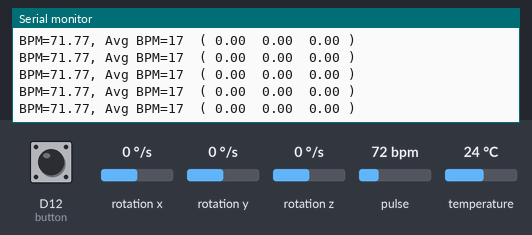
Bench run of a sketch on a simulated Arduino Nano 33 IoT. Parts: the last lines printed to the serial monitor. Inputs (shaded band) come from the test bench; at power-on: D12 (button) HIGH, rotation x 0 °/s, rotation y 0 °/s, rotation z 0 °/s, pulse 72 bpm, temperature 24 °C. WiFi joins after 1.5 s; servers stay silent unless stated; uploads are accepted with an empty reply.

Above: at 12.7 s.
12.8 s: D12 (button) pulled LOW for 0.15 s
At 14.2 s:
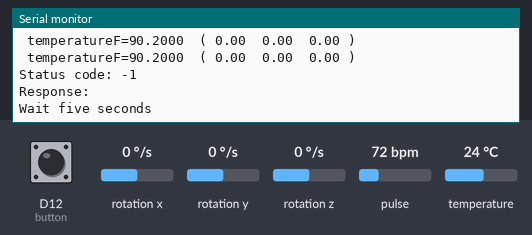
14.5 s: rotation x set to -192 °/s
16.0 s: rotation y set to -192 °/s
19.0 s: D12 (button) pulled LOW for 1 s
At 19.19 s:
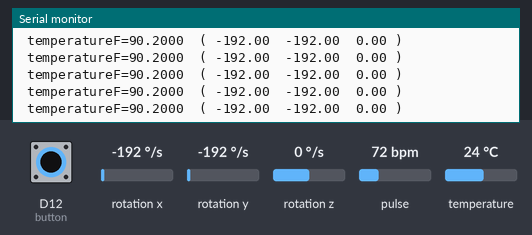
21.5 s: rotation x set to 100 °/s
At 22.5 s:
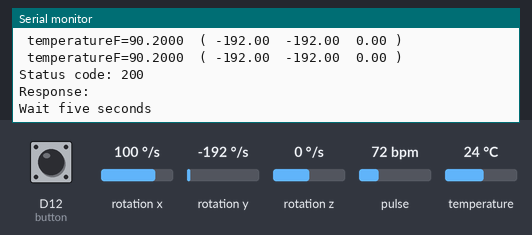
24.5 s: rotation z set to -192 °/s
At 25.4 s:
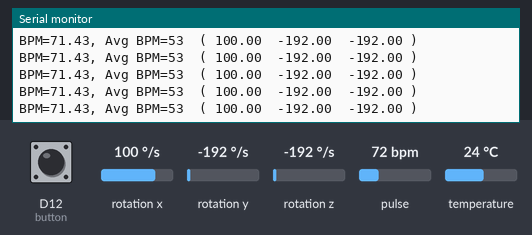
Timing chart, 0 to 27.0 s (numbered marks = the images above; inputs shaded):
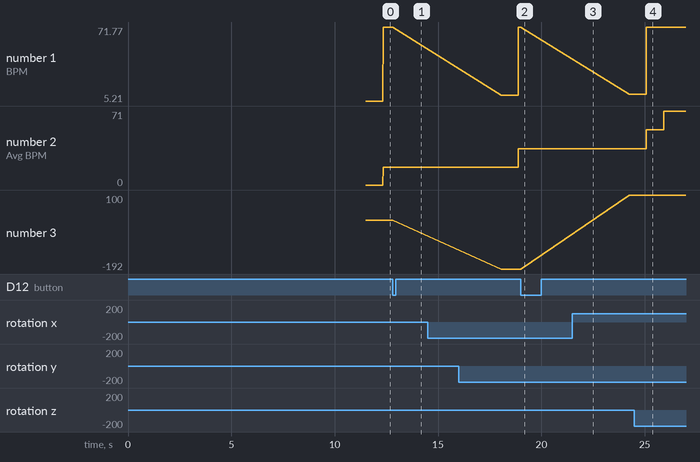

Measured:
- after the input at 12.8 s, the serial monitor: prints a new line at once (image 1)
- after the input at 19.0 s, the serial monitor: prints a new line at once (image 2)
- after the input at 24.5 s, the serial monitor: prints a new line at once (image 4)
- plotted number 1: 71.77 → 71.43 after the input at 16.0 s, 11.19 → 71.34 after the input at 24.5 s
- plotted number 3: -192 → 100 after the input at 21.5 s

The sketch:

justTimePass.ino
```cpp
#include <Wire.h>
#include "MAX30105.h"
#include <Arduino_LSM6DS3.h>
#include "heartRate.h"
#include <WiFiNINA.h>
#include <ArduinoHttpClient.h>
MAX30105 particleSensor;

// for wifi setup
// please enter your sensitive data in the Secret tab
char ssid[] = "Redmi Note 9 Pro"; // your network SSID (name)
char pass[] = "#6618AC19";   // your network password (use for WPA, or use as key for WEP)
int status = WL_IDLE_STATUS; // the Wi-Fi radio's status
int ledState = LOW;          // ledState used to set the LED

// playing with the server
char serverAddress[] = "192.168.97.1"; // server address
int port = 3000;
String route = "/";

WiFiClient wifi;
HttpClient client = HttpClient(wifi, serverAddress, port);

String contentType = "application/x-www-form-urlencoded";
String postData;

//for fall detection
bool fall = false;
float x, y, z;


// --------------------------------------------------------------------------

const byte RATE_SIZE = 4; // Increase this for more averaging. 4 is good.
byte rates[RATE_SIZE];    // Array of heart rates
byte rateSpot = 0;
long lastBeat = 0; // Time at which the last beat occurred

float temperatureF;
float beatsPerMinute;
int beatAvg;
String s1 = "beatAvg=" ;

int button = 12; // d2 on arduino
int buttonState = 0;

bool flag = true;
int value = 0;
void setup()
{

    Serial.begin(9600);
    Serial.println("Initializing...");

    while (status != WL_CONNECTED)
    {
        Serial.print("Attempting to connect to network: ");
        Serial.println(ssid);
        // Connect to WPA/WPA2 network:
        status = WiFi.begin(ssid, pass);

        // wait 10 seconds for connection:
        delay(10000);
    }

    // Initialize sensor
    if (particleSensor.begin(Wire, I2C_SPEED_FAST) == false) // Use default I2C port, 400kHz speed
    {
        Serial.println("MAX30105 was not found. Please check wiring/power. ");
        while (1)
            ;
    }

    particleSensor.setup();                    // 0 for turning the light off
    particleSensor.setPulseAmplitudeRed(0x0A); // Turn Red LED to low to indicate sensor is running
    IMU.gyroscopeSampleRate();

    pinMode(button, INPUT_PULLUP); //


    Serial.println("You're connected to the network");
    Serial.println("---------------------------------------");
}
void loop()
{

    buttonState = digitalRead(button); // High = 1 , low = 0
                                       // Serial.println(buttonState); // button check

    if (buttonState)
    {

        value++;
        long irValue = particleSensor.getIR();

        if (checkForBeat(irValue) == true)
        {
            // We sensed a beat!
            long delta = millis() - lastBeat;
            lastBeat = millis();

            beatsPerMinute = 60 / (delta / 1000.0);

            if (beatsPerMinute < 255 && beatsPerMinute > 20)
            {
                rates[rateSpot++] = (byte)beatsPerMinute; // Store this reading in the array
                rateSpot %= RATE_SIZE;                    // Wrap variable

                // Take average of readings
                beatAvg = 0;
                for (byte x = 0; x < RATE_SIZE; x++)
                    beatAvg += rates[x];
                beatAvg /= RATE_SIZE;
            }
        }

        // Serial.print("IR=");
        // Serial.print(irValue);
        Serial.print("BPM=");
        Serial.print(beatsPerMinute);
        Serial.print(", Avg BPM=");
        Serial.print(beatAvg);


        postData = s1 + beatAvg+"& temperature = "+temperatureF+"& fall ="+fall;

        if (irValue < 50000)
            Serial.print(" No finger?");

        // float x, y, z;
        if (IMU.gyroscopeAvailable())
        {
            IMU.readGyroscope(x, y, z);

            Serial.print('\t');
            Serial.print("( ");
            Serial.print(x);
            Serial.print('\t');
            Serial.print(y);
            Serial.print('\t');
            Serial.print(z);
            Serial.print(" )");
            Serial.println();
        }
    }
    else
    {
        // for measuring the temperature in degree celcius.
        // float temperature = particleSensor.readTemperature();
        // Serial.print("temperatureC=");
        // Serial.print(temperature, 4);
        value= value+25;
        temperatureF = particleSensor.readTemperatureF() + 15; // Because I am a bad global citizen

        Serial.print(" temperatureF=");
        Serial.print(temperatureF, 4);
        // String s = "temperatureF=";
        postData = s1 + beatAvg+"& temperature = "+temperatureF+"& fall ="+fall;
        // postData = s + temperatureF;


        if (IMU.gyroscopeAvailable())
        {
            IMU.readGyroscope(x, y, z);

            Serial.print('\t');
            Serial.print("( ");
            Serial.print(x);
            Serial.print('\t');
            Serial.print(y);
            Serial.print('\t');
            Serial.print(z);
            Serial.print(" )");
            Serial.println();
        }
    }


    if(abs(y) >=4 ){
        fall = true;
        postData = s1 + beatAvg+"& temperature = "+temperatureF+"& fall ="+fall;
    }
    if(abs(y)<4){
      fall = false;
    }


    if (value > 500)
    {
        int statusCode = client.responseStatusCode();
        String response = client.responseBody();

        client.post(route, contentType, postData);

        Serial.print("Status code: ");
        Serial.println(statusCode);
        Serial.print("Response: ");
        Serial.println(response);
        Serial.println("Wait five seconds");
        delay(5000);
        value = 0;
    }
    Serial.println();
}
```
